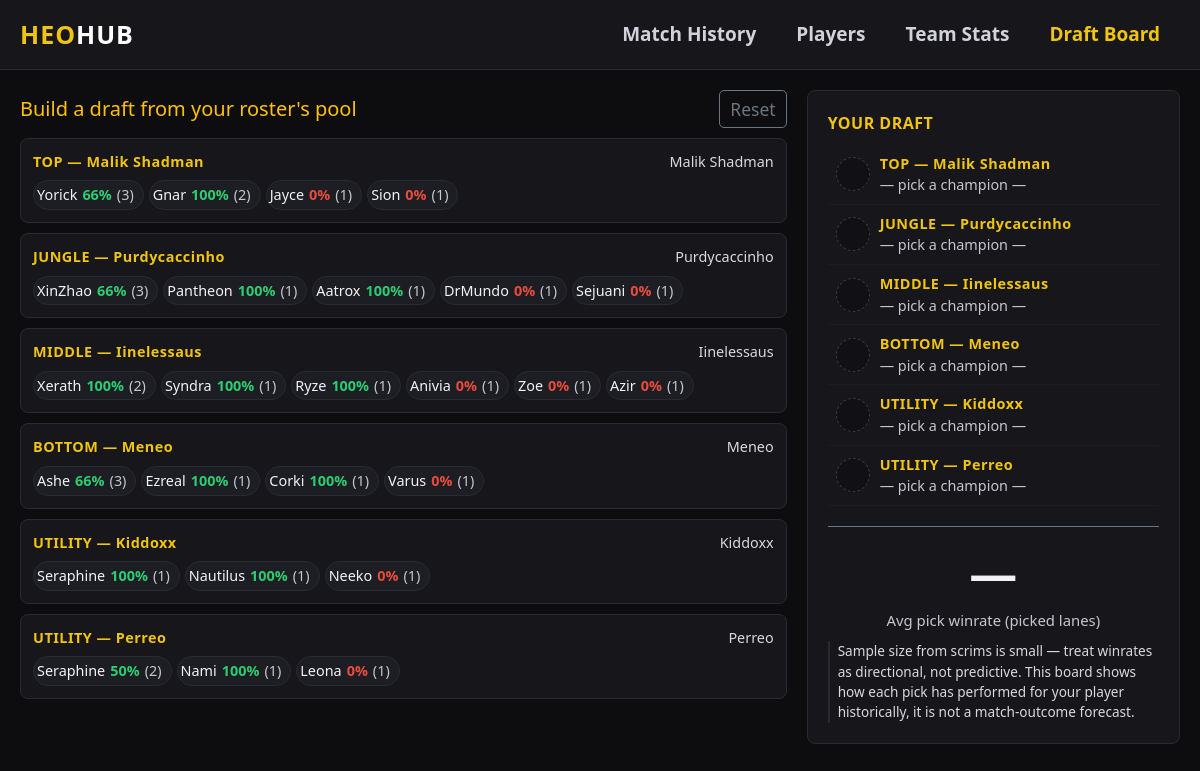
The app's page /draft with its own data.
### tables this page shows
CREATE TABLE player_stats (
                match_id TEXT,
                name TEXT,
                champion TEXT,
                team TEXT,
                role TEXT,
                win INTEGER,
                kills INTEGER,
                deaths INTEGER,
                assists INTEGER,
                damage INTEGER,
                damage_taken INTEGER,
                self_mitigated INTEGER,
                heal_shield INTEGER,
                gold INTEGER,
                minions INTEGER,
                vision_score INTEGER,
                wards_placed INTEGER,
                wards_killed INTEGER,
                control_wards INTEGER,
                control_wards_bought INTEGER DEFAULT 0,
                detector_wards INTEGER DEFAULT 0,
                cc_time INTEGER,
                cc_score INTEGER DEFAULT 0,
                time_dead INTEGER DEFAULT 0,
                time_played INTEGER DEFAULT 0,
                takedowns_15 INTEGER DEFAULT 0,
                enemy_jungle_cs INTEGER DEFAULT 0,
                own_jungle_cs INTEGER DEFAULT 0,
                dmg_objectives INTEGER,
                dmg_turrets INTEGER,
                dmg_buildings INTEGER DEFAULT 0,
                turret_takedowns INTEGER,
                largest_multikill INTEGER,
                first_blood INTEGER DEFAULT 0,
                dragons INTEGER,
                barons INTEGER,
                heralds INTEGER,
                grubs INTEGER,
                atakhan INTEGER,
                keystone INTEGER,
                summoner1 INTEGER,
                summoner2 INTEGER,
                item0 INTEGER, item1 INTEGER, item2 INTEGER, item3 INTEGER,
                item4 INTEGER, item5 INTEGER, item6 INTEGER,
                FOREIGN KEY(match_id) REFERENCES matches(id)
            );

### app.py (the view)
@app.route("/draft")
def draft():
    db = get_db()
    cursor = db.cursor()
    pool = {}
    for role, pnames in ROSTER.items():
        for pname in pnames:
            cursor.execute("SELECT champion, win FROM player_stats WHERE name = ?", (pname,))
            rows = cursor.fetchall()
            champs = {}
            for r in rows:
                c = r["champion"]
                if c not in champs:
                    champs[c] = {"games": 0, "wins": 0}
                champs[c]["games"] += 1
                if r["win"] == 1:
                    champs[c]["wins"] += 1
            pool[f"{role} — {pname}"] = {
                "name": pname,
                "champs": sorted([
                    {"name": c, "icon": champ_icon(c), "games": v["games"],
                     "wins": v["wins"],
                     "wr": int(v["wins"] / v["games"] * 100) if v["games"] else 0}
                    for c, v in champs.items()
                ], key=lambda x: (-x["games"], -x["wr"]))
            }
    return render_template("draft.html", pool=pool, ddragon=DDRAGON_VER)

### app.py (called while the page is built)
def get_db():
    db = getattr(g, '_database', None)
    if db is None:
        db = g._database = sqlite3.connect(DATABASE)
        db.row_factory = sqlite3.Row
    return db

@app.teardown_appcontext
def close_connection(exception):
    db = getattr(g, '_database', None)
    if db is not None:
        db.close()

def champ_icon(name):
    return f"http://ddragon.leagueoflegends.com/cdn/{DDRAGON_VER}/img/champion/{name}.png"

### templates/draft.html (shortened to what this page needs)
{% extends "base.html" %}
{% block nav_draft %}active{% endblock %}
{% block content %}
<div class="row g-3">
    <div class="col-lg-8">
        <div class="d-flex justify-content-between align-items-center mb-2">
            <h6 class="text-warning mb-0">Build a draft from your roster's pool</h6>
            <button class="btn btn-sm btn-outline-secondary" onclick="resetDraft()">Reset</button>
        </div>
        {% for role, data in pool.items() %}
        <div class="lane" data-role="{{ role }}">
            <div class="lane-head">
                <span class="lane-role">{{ role }}</span>
                <span class="lane-player">{{ data.name }}</span>
            </div>
            <div class="pool">
                {% for c in data.champs %}
                <div class="pick-chip" onclick="pick('{{ role }}', this)"
                     data-name="{{ c.name }}" data-icon="{{ c.icon }}" data-wr="{{ c.wr }}" data-games="{{ c.games }}">
                    <span>{{ c.name }}</span>
                    <span class="wr {% if c.wr < 50 %}wr-low{% else %}wr-high{% endif %}">{{ c.wr }}%</span>
                    <span class="text-muted">({{ c.games }})</span>
                </div>
                {% else %}
                <span class="empty-note">No recorded games for {{ data.name }} yet.</span>
                {% endfor %}
            </div>
        </div>
        {% endfor %}
    </div>
    <div class="col-lg-4">
        <div class="panel p-3 draft-summary">
            <div class="panel-title">Your draft</div>
            <div id="slots">
                {% for role in pool.keys() %}
                <div class="slot" id="slot-{{ role }}">
                    <div class="slot-empty"></div>
                    <div><div class="lane-role">{{ role }}</div><div class="lane-player text-muted">— pick a champion —</div></div>
                </div>
                {% endfor %}
            </div>
            <div class="text-center mt-3 pt-2 border-top border-secondary">
                <div class="big-wr" id="avgWr">—</div>
                <div class="text-muted small">Avg pick winrate (picked lanes)</div>
            </div>
            <div class="disclaimer">
                Sample size from scrims is small — treat winrates as directional, not predictive.
                This board shows how each pick has performed for your player historically, it is not a match-outcome forecast.
            </div>
        </div>
    </div>
</div>
{% endblock %}

### templates/base.html (style rules this page uses)
:root { --bg: #0d0d10; --panel: #16161b; --panel-2: #1d1d24; --border: #2a2a33; --gold: #f1c40f; --blue: #3498db; --red: #e74c3c; --green: #2ecc71; --muted: #d8d8de; }
html { font-size: 20px; }
body { background: var(--bg); color: #f2f2f5; font-size: 0.85rem; }
.text-muted { color: #c6c6cf !important; }
.panel { background: var(--panel); border: 1px solid var(--border); border-radius: 8px; }
.wr-high { color: var(--green); font-weight: 700; }
.wr-low { color: var(--red); font-weight: 700; }

### templates/draft.html (style rules this page uses)
.panel-title { color:var(--gold); font-size:0.8rem; font-weight:700; text-transform:uppercase; letter-spacing:.5px; margin-bottom:10px; }
.lane { background: var(--panel); border:1px solid var(--border); border-radius:8px; padding:12px; margin-bottom:10px; }
.lane-head { display:flex; justify-content:space-between; align-items:center; margin-bottom:8px; }
.lane-role { font-size:0.72rem; font-weight:700; color:var(--gold); letter-spacing:.5px; }
.lane-player { font-size:0.72rem; color:var(--muted); }
.pool { display:flex; flex-wrap:wrap; gap:5px; }
.pick-chip { display:flex; align-items:center; gap:5px; background:var(--panel-2); border:1px solid var(--border); border-radius:20px; padding:3px 9px 3px 3px; cursor:pointer; font-size:0.72rem; transition:all .12s; }
.pick-chip .wr { font-weight:700; }
.draft-summary { position:sticky; top:12px; }
.slot { display:flex; align-items:center; gap:10px; padding:8px; border-bottom:1px solid #1c1c22; min-height:48px; }
.slot-empty { width:34px; height:34px; border-radius:50%; border:1px dashed #3a3a44; background:#101015; }
.big-wr { font-size:2.4rem; font-weight:800; }
.disclaimer { font-size:0.68rem; color:var(--muted); border-left:2px solid var(--border); padding-left:8px; margin-top:10px; }

### records on screen
player_stats: name "Yorick", wr "66", games "3"
player_stats: name "Gnar", wr "100", games "2"
player_stats: name "Jayce", wr "0", games "1"
player_stats: name "Sion", wr "0", games "1"
player_stats: name "XinZhao", wr "66", games "3"
player_stats: name "Pantheon", wr "100", games "1"
player_stats: name "Aatrox", wr "100", games "1"
player_stats: name "DrMundo", wr "0", games "1"
player_stats: name "Sejuani", wr "0", games "1"
player_stats: name "Xerath", wr "100", games "2"
player_stats: name "Syndra", wr "100", games "1"
player_stats: name "Ryze", wr "100", games "1"
player_stats: name "Anivia", wr "0", games "1"
player_stats: name "Zoe", wr "0", games "1"
player_stats: name "Azir", wr "0", games "1"
player_stats: name "Ashe", wr "66", games "3"
player_stats: name "Ezreal", wr "100", games "1"
player_stats: name "Corki", wr "100", games "1"
player_stats: name "Varus", wr "0", games "1"
player_stats: name "Seraphine", wr "100", games "1"
player_stats: name "Nautilus", wr "100", games "1"
player_stats: name "Neeko", wr "0", games "1"
player_stats: name "Seraphine", wr "50", games "2"
player_stats: name "Nami", wr "100", games "1"
player_stats: name "Leona", wr "0", games "1"

### other values on screen
{{ role }} "TOP — Malik Shadman" "JUNGLE — Purdycaccinho" "MIDDLE — Iinelessaus" "BOTTOM — Meneo" "UTILITY — Kiddoxx" "UTILITY — Perreo"
{{ data.name }} "Malik Shadman" "Purdycaccinho" "Iinelessaus" "Meneo" "Kiddoxx" "Perreo"
